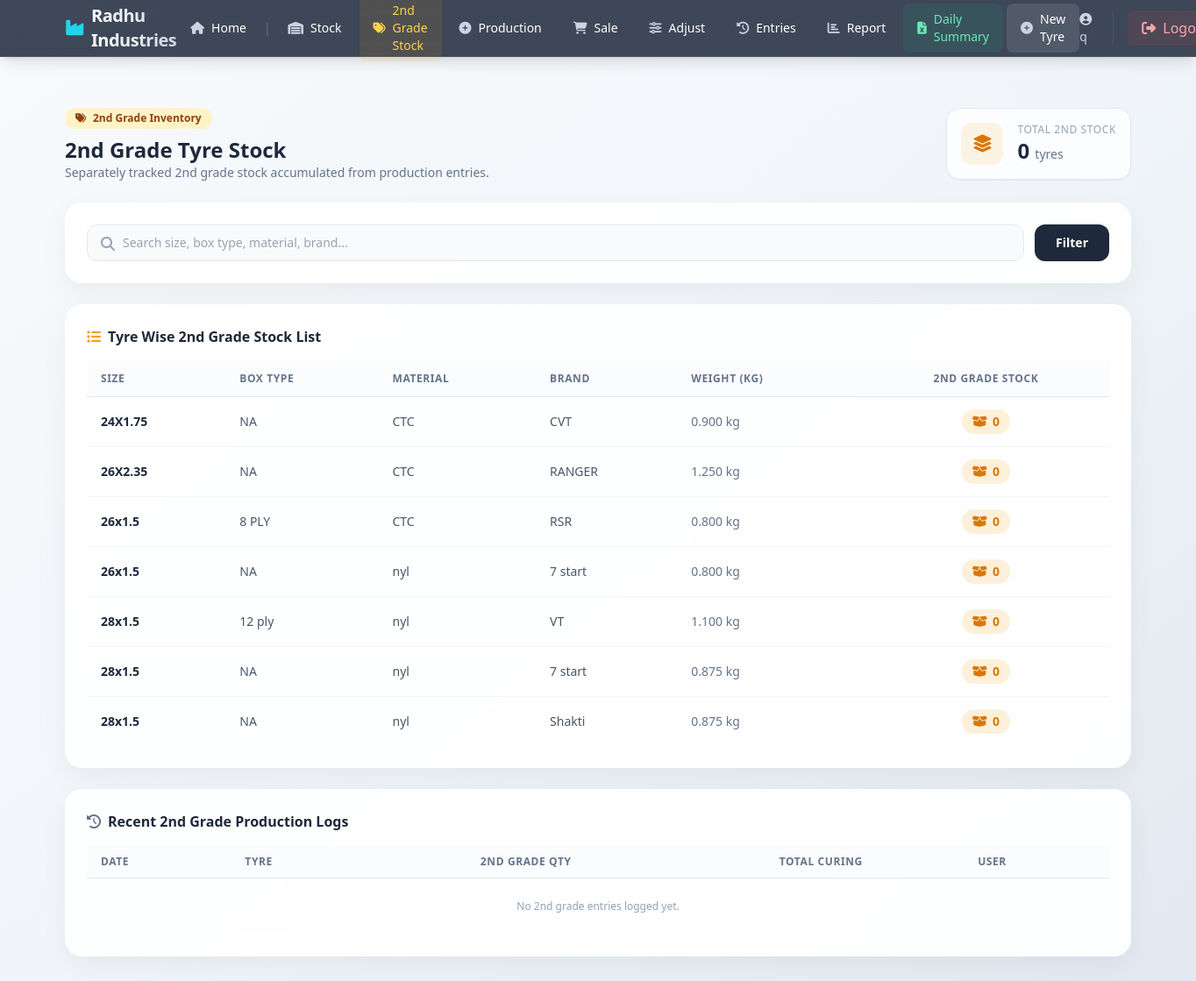
The app's page /cycletyre/stock/second-grade/ (signed in) with its own data.
### cycletyres/models.py (models this page shows, shortened)
class CycleTyreItem(models.Model):
    box_type = models.CharField("BOX TYPE", max_length=30)   # e.g. "6 ply"
    size = models.CharField("SIZE", max_length=50)            # e.g. "28 x 1.5"
    material = models.CharField("MATERIAL", max_length=20)    # e.g. CTC / NYL
    brand = models.CharField("BRAND", max_length=80)
    weight = models.DecimalField("Weight (Kg)", max_digits=8, decimal_places=3, default=0.000, help_text="Weight of tyre in Kg")
    stock = models.IntegerField("STOCK (1st Grade / Black)", default=0)
    second_stock = models.IntegerField("2nd Grade Stock", default=0)
    rfm_stock = models.IntegerField("R.F.M. Stock", default=0)
    is_active = models.BooleanField(default=True)
    created_at = models.DateTimeField(auto_now_add=True)
    class Meta:
        ordering = ["size", "box_type", "material", "brand"]
        unique_together = ("box_type", "size", "material", "brand")

### cycletyres/views.py (the view)
# urls.py: path("stock/second-grade/", views.second_grade_stock, name="cycletyre_second_grade_stock"),
@login_required
def second_grade_stock(request):
    q = request.GET.get("q", "").strip()
    items = CycleTyreItem.objects.filter(is_active=True)
    if q:
        items = items.filter(
            Q(size__icontains=q) | Q(box_type__icontains=q) | Q(material__icontains=q) | Q(brand__icontains=q)
        )
    total_second_stock = sum(item.second_stock for item in items)
    second_grade_entries = CycleTyreEntry.objects.filter(
        entry_type="production", second_grade__gt=0
    ).select_related("tyre_item", "user")[:25]
    context = {
        "items": items,
        "q": q,
        "total_second_stock": total_second_stock,
        "second_grade_entries": second_grade_entries,
    }
    return render(request, "cycletyres/second_grade_stock.html", context)

### templates/cycletyres/second_grade_stock.html (shortened to what this page needs)
{% extends "cycletyres/base.html" %}
{% load static %}
{% block content %}
<div class="py-6 space-y-6">
    <div class="flex flex-col md:flex-row md:items-center justify-between gap-4">
        <div>
            <div class="inline-flex items-center gap-2 px-3 py-1 rounded-full text-xs font-semibold bg-amber-100 text-amber-800 mb-2">
                <i class="fas fa-tags"></i> 2nd Grade Inventory
            </div>
            <h1 class="text-2xl font-bold text-slate-800">2nd Grade Tyre Stock</h1>
            <p class="text-sm text-slate-500">Separately tracked 2nd grade stock accumulated from production entries.</p>
        </div>
        <div class="flex items-center gap-4 bg-white/80 backdrop-blur p-4 rounded-2xl border border-slate-200 shadow-sm">
            <div class="w-12 h-12 rounded-xl bg-amber-500/10 text-amber-600 flex items-center justify-center text-xl font-bold">
                <i class="fas fa-layer-group"></i>
            </div>
            <div>
                <span class="text-xs text-slate-400 font-medium uppercase tracking-wider block">Total 2nd Stock</span>
                <span class="text-2xl font-extrabold text-slate-800">{{ total_second_stock }} <span class="text-sm font-normal text-slate-500">tyres</span></span>
            </div>
        </div>
    </div>
    <div class="stock-card">
        <form method="get" class="flex flex-col sm:flex-row gap-3">
            <div class="relative flex-1">
                <i class="fas fa-search absolute left-4 top-3.5 text-slate-400"></i>
                <input type="text" name="q" value="{{ q }}" placeholder="Search size, box type, material, brand..."
                       class="w-full pl-10 pr-4 py-2.5 bg-slate-50 border border-slate-200 rounded-xl text-sm focus:outline-none focus:ring-2 focus:ring-amber-500">
            </div>
            <button type="submit" class="px-6 py-2.5 bg-slate-800 hover:bg-slate-900 text-white rounded-xl text-sm font-semibold transition">
                Filter
            </button>
        </form>
    </div>
    <div class="stock-card overflow-hidden">
        <h2 class="text-base font-bold text-slate-800 mb-4 flex items-center gap-2">
            <i class="fas fa-list text-amber-500"></i> Tyre Wise 2nd Grade Stock List
        </h2>
        <div class="overflow-x-auto">
            <table class="w-full border-collapse text-left text-sm">
                <thead>
                    <tr class="border-b border-slate-200 bg-slate-50/50 text-slate-500 uppercase text-xs tracking-wider">
                        <th class="py-3 px-4">Size</th>
                        <th class="py-3 px-4">Box Type</th>
                        <th class="py-3 px-4">Material</th>
                        <th class="py-3 px-4">Brand</th>
                        <th class="py-3 px-4">Weight (Kg)</th>
                        <th class="py-3 px-4 text-center">2nd Grade Stock</th>
                    </tr>
                </thead>
                <tbody class="divide-y divide-slate-100">
                    {% for item in items %}
                    <tr class="hover:bg-slate-50/80 transition">
                        <td class="py-3.5 px-4 font-semibold text-slate-800">{{ item.size }}</td>
                        <td class="py-3.5 px-4 text-slate-600">{{ item.box_type }}</td>
                        <td class="py-3.5 px-4 text-slate-600">{{ item.material }}</td>
                        <td class="py-3.5 px-4 text-slate-600">{{ item.brand }}</td>
                        <td class="py-3.5 px-4 text-slate-500">
                            {% if item.weight %}{{ item.weight }} kg{% else %}-{% endif %}
                        </td>
                        <td class="py-3.5 px-4 text-center">
                            <span class="inline-flex items-center gap-1.5 px-3 py-1 rounded-full font-bold text-sm badge-amber">
                                <i class="fas fa-box-open"></i>
                                {{ item.second_stock }}
                            </span>
                        </td>
                    </tr>
                    {% endfor %}
                </tbody>
            </table>
        </div>
    </div>
    <div class="stock-card overflow-hidden">
        <h2 class="text-base font-bold text-slate-800 mb-4 flex items-center gap-2">
            <i class="fas fa-history text-slate-500"></i> Recent 2nd Grade Production Logs
        </h2>
        <div class="overflow-x-auto">
            <table class="w-full border-collapse text-left text-xs">
                <thead>
                    <tr class="border-b border-slate-200 bg-slate-50/50 text-slate-500 uppercase tracking-wider">
                        <th class="py-2.5 px-4">Date</th>
                        <th class="py-2.5 px-4">Tyre</th>
                        <th class="py-2.5 px-4 text-center">2nd Grade Qty</th>
                        <th class="py-2.5 px-4 text-center">Total Curing</th>
                        <th class="py-2.5 px-4">User</th>
                    </tr>
                </thead>
                <tbody class="divide-y divide-slate-100">
                    {% for entry in second_grade_entries %}
                    <tr class="hover:bg-slate-50/80 transition">
                        <td class="py-2.5 px-4 text-slate-500">{{ entry.date|date:"d-M-Y" }}</td>
                        <td class="py-2.5 px-4 font-medium text-slate-700">{{ entry.tyre_item }}</td>
                        <td class="py-2.5 px-4 text-center font-bold text-amber-700">+{{ entry.second_grade }}</td>
                        <td class="py-2.5 px-4 text-center text-slate-500">{{ entry.all_curing }}</td>
                        <td class="py-2.5 px-4 text-slate-500">{{ entry.user.username|default:"-" }}</td>
                    </tr>
                    {% empty %}
                    <tr>
                        <td colspan="5" class="text-center py-6 text-slate-400">No 2nd grade entries logged yet.</td>
                    </tr>
                    {% endfor %}
                </tbody>
            </table>
        </div>
    </div>
</div>
{% endblock %}

### templates/base_layout.html (shortened to what this page needs)
{% load static %}
<!DOCTYPE html>
<html lang="en">
<head>
    <script src="https://cdn.tailwindcss.com"></script>
    <link rel="stylesheet" href="https://cdnjs.cloudflare.com/ajax/libs/font-awesome/6.5.0/css/all.min.css">
</head>
<body class="bg-gradient-to-br from-slate-50 via-slate-100 to-slate-200 min-h-screen text-slate-800 font-sans">
{% if user.is_authenticated %}
<nav class="glass-nav text-white sticky top-0 z-50 shadow-lg">
    <div class="max-w-7xl mx-auto px-4 sm:px-6 lg:px-8">
        <div class="flex items-center justify-between h-16">
            <a href="{% url 'home' %}" class="flex items-center gap-2 font-bold text-xl tracking-tight">
                <i class="fas fa-industry text-cyan-400"></i>
                <span class="bg-gradient-to-r from-white to-slate-300 bg-clip-text text-transparent">Radhu Industries</span>
            </a>
            <div class="hidden md:flex items-center gap-1 text-sm font-medium">
                {% block nav_desktop %}{% endblock %}
            </div>
            <div class="flex items-center gap-4">
                <span class="hidden sm:inline text-slate-300 text-sm font-medium border-r border-slate-600 pr-4">
                    <i class="fas fa-user-circle mr-2"></i>{{ user.username }}
                </span>
                <a href="{% url 'logout' %}" class="flex items-center gap-2 px-4 py-2 rounded-lg bg-red-500/10 hover:bg-red-500/20 text-red-300 hover:text-red-200 transition-all">
                    <i class="fas fa-sign-out-alt"></i>
                    <span class="hidden sm:inline">Logout</span>
                </a>
            </div>
        </div>
    </div>
</nav>
{% endif %}
<main class="max-w-7xl mx-auto px-4 sm:px-6 lg:px-8 py-8">
    {% block content %}{% endblock %}
</main>
</body>
</html>

### templates/base_layout.html (style rules this page uses)
.glass-nav { background: rgba(30, 41, 59, 0.85); backdrop-filter: blur(10px); -webkit-backdrop-filter: blur(10px); border-bottom: 1px solid rgba(255,255,255,0.08); }

### templates/cycletyres/second_grade_stock.html (style rules this page uses)
.stock-card { background: rgba(255, 255, 255, 0.92); backdrop-filter: blur(12px); border: 1px solid rgba(255, 255, 255, 0.3); border-radius: 20px; padding: 24px; box-shadow: 0 10px 30px rgba(0, 0, 0, 0.05); margin-bottom: 24px; }
.badge-amber { background: rgba(245, 158, 11, 0.15); color: #d97706; }

### records on screen
CycleTyreItem: size "24X1.75", box_type "NA", material "CTC", brand "CVT", weight "0.900", second_stock "0"
CycleTyreItem: size "26X2.35", box_type "NA", material "CTC", brand "RANGER", weight "1.250", second_stock "0"
CycleTyreItem: size "26x1.5", box_type "8 PLY", material "CTC", brand "RSR", weight "0.800", second_stock "0"
CycleTyreItem: size "26x1.5", box_type "NA", material "nyl", brand "7 start", weight "0.800", second_stock "0"
CycleTyreItem: size "28x1.5", box_type "12 ply", material "nyl", brand "VT", weight "1.100", second_stock "0"
CycleTyreItem: size "28x1.5", box_type "NA", material "nyl", brand "7 start", weight "0.875", second_stock "0"
CycleTyreItem: size "28x1.5", box_type "NA", material "nyl", brand "Shakti", weight "0.875", second_stock "0"

### other values on screen
{{ user.username }} "q"
{{ total_second_stock }} "0"
